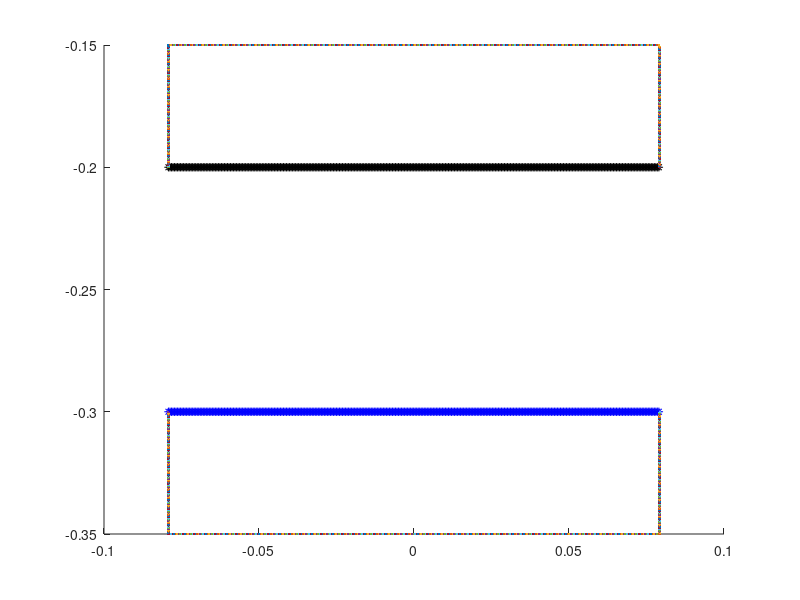

MATLAB code for this plot: (Note: this script raises an error after producing the figure.)
%% V5.2

%% 3/29 TS notes: 

close all
clear all
close all


%% In update_target_point_positions, changed R2 to 0.177 (From graph).
% Same in update_target_point_positions_peri


%% 
L = 1;                              % length of computational domain (m)
N = 1024;                            % number of Cartesian grid meshwidths at the finest level of the AMR grid
dx = L/N;                           % Cartesian mesh width (m)
ds = L/(2*N);                       % space between boundary points in straight tube

%%%%%%%%%%%%%%%%%%%%%%%%%%%%%%%%%%%%%%%%%%%%%%%%%%%
%%%%%%%%%%%%%%%%%%%%%%%%%%%%%%%%%%%%%%%%%%%%%%%%%%%
%Parameters for the racetrack

Let = 1.34*0.1;                          % Length of elastic tube (m) scaled wrt to diameter of heart
% V5 TS. Nick's Heart_Tube.m code uses a fraction of the length of the tube to determine
% the number of rigid points on each end of elastic section. Made changes
% to use the same number he's using (can output these numbers from his code). 
Nend = 25;
% Nend = 10;                           % Number of rigid points on each end of elastic section
Lt = Let+2*Nend*ds;                 % Length of main tube straight section with Nend rigid points on each end



% main tube
diameter = 0.1;                     % diameter of the main tube (scaling factor for everything else)
R2 = 0.1;                           % radius of inner wall
R1 = R2+diameter;                   % radius of outer wall

%Uppermost branch
diamTop = diameter*(0.0206/0.0442);		%diameter of the uppermost branch
LtTop = Lt+2*(diameter-diamTop); %length of the straight parts for the upper section
R1Top = R2 + diamTop;		%radius of outer wall for upper section

%bottom branch
diamBot = diameter*(0.0158/0.0442);
R2Bot = 1/2*(diamBot);


Ls = 2*R2+3*diamBot;			%length of the straight outer side walls


Nstraight = 2*ceil(Lt/ds)          % number of points along each shorter straight section (top+bottom)
NstraightBranch = 2*ceil(LtTop/ds);	% number of points along longer straight sections
NstraightSide = 2*ceil(Ls/ds);	%number of points along each straight (vertical)  outer side section
Ncurve = 2*ceil(pi*R1/ds);          % number of points along a circle of diameter R1. 
                                       %Will use fractions of this number
                                       %to draw points for curved sections
%%NcurveSmall = 2*ceil(pi*R2Bot/ds)    %number of points along a circle of diameter R2Bot (small)


Nrace = (1/2)*Nstraight+4*Ncurve + (3/2)*NstraightBranch + NstraightSide; %+NcurveSmall % number of points making up the racetrack part. More added later in code

%For Nrace: (1/2)*Nstraight = one straight section of length Lt,
%Nstraight/2 each
    % 4*Ncurve = 6 semi circles and 4 quarter circles = 4 circles, Ncurve
    % each
    %(3/2)*NstraightBranch = 3 straight sections of length Ls,
    %NstraightBranch/2 each.
    % NstraightSide = 2 straight (vertical) sections, NstraightSide/2 each.
    %Ncurve small = points for 1 cirle of radius R2Bot
    

dthetaHalf = pi/(Ncurve/2);             % angle increment for drawing curved edges (for a semi circle)
dthetaQuart = (pi/2)/(Ncurve/4);             % angle increment for drawing curved edges (for a quarter of a circle)


mesh_name = 'heart_';               % structure name


centery = -0.1;                        % y-position of center of curved sections in the lower area
centeryMid = centery+R2+(3)*R2Bot; %y-position of the center of the curved sections in the middle area
centeryTop = centeryMid+3*R2Bot +R2;	%y-position of center of curved sections in the upper area
centerx1 = -0.5*Lt;                 % x-position of center of left curved section of main tube
centerx2 = 0.5*Lt;                  % x-position of center of right curved section of main tube
centerx1Top = -0.5*LtTop;   %shifting of upper branch center of left cuved section
centerx2Top = 0.5*LtTop ; %shifting of uppder branch center of right curved section

%Note: more parameters for middle section added later in the code. Includes
%adding more points to Nrace

%%%%%%%%%%%%%%%%%%%%%%%%%%%%%%%%%%%%%%%%%%%%%%%%%%%%%%%%%%
%%%%%%%%%%%%%%%%%%%%%%%%%%%%%%%%%%%%%%%%%%%%%%%%%%%%%%%%%
% Parameters for the pericardium
Dp = 2*diameter;                    %diameter of the pericardium
Nperi = 2*ceil((Dp-diameter)/ds);  % number of boundary points along the sides of the pericardium
Nperitot = Nperi + Nstraight;       % total number of pericardium points

%%%%%%%%%%%%%%%%%%%%%%%%%%%%%%%%%%%%%%%%%%%%%%%%%%%%%%%%%%
%%%%%%%%%%%%%%%%%%%%%%%%%%%%%%%%%%%%%%%%%%%%%%%%%%%%%%%%%
% Parameters for the actuator
La = 0.04;                          % length of the actuator section
NLa = ceil(La/ds);                  % number of points along each actuator
Ca = 0.25*Lt;                       % center of the actuator section
NCa = ceil(ceil(Nstraight/2)*Ca/Lt); % index of the center point
Na1 = NCa - ceil(NLa/2);            % index of the starting point with respect to the elastic section
Na2 = Na1+NLa-1;                    % index of the ending point with respect to the elastic section

%%%%%%%%%%%%%%%%%%%%%%%%%%%%%%%%%%%%%%%%%%%
%%%%%%%%%%%%%%%%%%%%%%%%%%%%%%%%%%%%%%%%%%%

% Parameters for peristalsis
Lnperi = 0.005;                          % length of the end of the flexible tube without peristalsis (modified from 0.05)
Lperi = Lt-2*Lnperi;                      % length of the peristalsis section of tube
Nperist = ceil(Lperi/ds);                 % number of peristaltic points on top or bottom of tube
NCent = ceil(Nstraight/4);                 %index of center of elastic tube
Nperi1 = NCent-ceil(0.5*Nperist);           % index of the starting point with respect to the elastic section
Nperi2 = Nperi1+Nperist-1;                  %index of the ending point with respect to the elastic section

%%%%%%%%%%%%%%%%%%%%%%%%%%%%%%%%%%%%%%%%%%%%%%%%%%%%%%%%%%
%%%%%%%%%%%%%%%%%%%%%%%%%%%%%%%%%%%%%%%%%%%%%%%%%%%%%%%%%
% Parameters for the prescribed peristalsis
Lap = Let*0.75;                          % length of the actuator section
NLap = ceil(Lap/ds);                  % number of points along each actuator
Cap = 0.5*Lt;                       % center of the actuator section
NCap = ceil(ceil(Nstraight/2)*Cap/Lt); % index of the center point
Na1p = NCap - ceil(NLap/2);            % index of the starting point with respect to the elastic section
Na2p = Na1p+NLap-1;                    % index of the ending point with respect to the elastic section

%%%%%%%%%%%%%%%%%%%%%%%%%%%%%%%%%%%%%%%%%%%
%%%%%%%%%%%%%%%%%%%%%%%%%%%%%%%%%%%%%%%%%%%
% parameters for markers
Nmarkersx = 11;                     %number of columns of markers
Nmarkersy = 11;                     %number of markers in each column
Nmarkers=Nmarkersx*Nmarkersy       %total number of markers
dmx = Let/(Nmarkersx-1);            %space between markers in x-direction
dmy = diameter/(Nmarkersy-1);       %space between markers in y-direction

%%%%%%%%%%%%%%%%%%%%%%%%%%%%%%%%%%%%%%%%%%%
%%%%%%%%%%%%%%%%%%%%%%%%%%%%%%%%%%%%%%%%%%%
%% material parameters
kappa_spring = 1.0e-1;               % spring constant (Newton)
kappa_beam = 1.0e-1;                 % beam stiffness constant (Newton m^2)
kappa_target = 2.0e0*15;        % target point penalty spring constant (Newton)
Fmag = kappa_spring;                % this is my best guess at a reasonable applied force
phase = 0;                      %initial phase of the oscillating force, where F=Fmag*phase and phase = (1+sin(2*pi*f*t-pi/2));
%%
%%%%%%%%%%%%%%%%%%%%%%%%%%%%%%%%%%%%%%%%%%%%%%%%%%%%%%%%%%%%%%%%%%%%%%%%%%%%%%%%
%%%%%%%%%%%%%%%%%%%%%%%%%%%%%%
% Make the elastic section of the tube
% Write out the vertex information

vertex_fid = fopen([mesh_name 'tube_' num2str(N) '.vertex'], 'w');
fprintf(vertex_fid, '%d\n', Nstraight);

figure
hold on
n = 0;
p = 0;

%bot part
for i=1:ceil(Nstraight/2),
    ybot = centery-R1;
    xbot = -Lt/2+(i-1)*ds;
    fprintf(vertex_fid, '%1.16e %1.16e\n', xbot, ybot);
    plot(xbot,ybot,'b*')
     n = n+1; 
end

%bottom part
for i=ceil(Nstraight/2)+1:Nstraight,
    ytop = centery-R2;
    xtop = -Lt/2+(i-ceil(Nstraight/2)-1)*ds;
    fprintf(vertex_fid, '%1.16e %1.16e\n', xtop, ytop);
    plot(xtop,ytop,'k*')
     p = p+1;
end
p
n


fclose(vertex_fid);

%%%%%%%%%%%%%%%%%%%%%%%%%%%%%%%%%%%%%%%%%%%%%%%%%%%%%%%%%%%%%%%%%%%%%%%%%%%%%%%%
%%%%%%%%%%%%%%%%%%%%%%%%%%%%%%
% Make markers as vertices with no material properties

vertex_fid = fopen(['markers_' num2str(N) '.vertex'], 'w');
fprintf(vertex_fid, '%d\n', Nmarkers);

%top part
for i=0:Nmarkersx-1,
    for j=0:Nmarkersy-1,
        y = centery-R2-j*dmy;
        x = -Let/2+i*dmx;
    fprintf(vertex_fid, '%1.16e %1.16e\n', x, y);
    %plot(x,y)
    end
end
fclose(vertex_fid);

%%%%%%%%%%%%%%%%%%%%%%%%%%%%%%%%%%%%%%%%%%%%%%%%%%%%%%%%%%%%%%%%%%%%%%%%%%%%%%%%
%%%%%%%%%%%%%%%%%%%%%%%%%%%%%%
% actuator part
% Write out the vertex information

%top part
% vertex_fid = fopen(['actuator_top_' num2str(N) '.vertex'], 'w');
% fprintf(vertex_fid, '%d\n', NLa);
% 
% for i=Na1:Na2,
%     ytop = centery-R2;
%     xtop = -Lt/2+i*ds;
%     fprintf(vertex_fid, '%1.16e %1.16e\n', xtop, ytop);
%     plot(xtop,ytop);
% end
% fclose(vertex_fid);
% 
% %bottom part
% vertex_fid = fopen(['actuator_bot_' num2str(N) '.vertex'], 'w');
% fprintf(vertex_fid, '%d\n', NLa);
% 
% for i=Na1:Na2,
%     ybot = centery-R1;
%     xbot = -Lt/2+i*ds;
%     fprintf(vertex_fid, '%1.16e %1.16e\n', xbot, ybot);
%      plot(xbot,ybot);
% end
% fclose(vertex_fid);

%%%%%%%%%%%%%%%%%%%%%%%%%%%%%%%%%%%%%%%%%%%%%%%%%%%%%%%%%%%%%%%%%%%%%%%%%%%%%%%
%%%%%%%%%%%%%%%%%%%%%%%%%%%%%
% valveless pumping applied force
% Use either the target point actuator or the applied force, but not both.
% Write out the vertex information

% vertex_fid = fopen(['vp_aforce_' num2str(N) '.vertex'], 'w');
% fprintf(vertex_fid, '%d\n', 2*NLa);
% 
% %top points
% for i=Na1:Na2,
%     ytop = centery-R2;
%     xtop = -Lt/2+i*ds;
%     fprintf(vertex_fid, '%1.16e %1.16e\n', xtop, ytop);
%      plot(xtop,ytop);
% end
% 
% %bottom points
% for i=Na1:Na2,
%     ybot = centery-R1;
%     xbot = -Lt/2+i*ds;
%     fprintf(vertex_fid, '%1.16e %1.16e\n', xbot, ybot);
%      plot(xbot,ybot);
% end
% fclose(vertex_fid);

%%%%%%%%%%%%%%%%%%%%%%%%%%%%%%%%%%%%%%%%%%%%%%%%%%%%%%%%%%%%%%%%%%%%%%%%%%%%%%%%
%%%%%%%%%%%%%%%%%%%%%%%%%%%%%%
% peristalsis applied force
% Use either the target point actuator or the applied force, but not both.
% Write out the vertex information

% vertex_fid = fopen(['peri_aforce_' num2str(N) '.vertex'], 'w');
% fprintf(vertex_fid, '%d\n', 2*Nperist);
% 
% %top points
% for i=Nperi1:Nperi2,
%     ytop = centery-R2;
%     xtop = -Lt/2+i*ds;
%     fprintf(vertex_fid, '%1.16e %1.16e\n', xtop, ytop);
%      plot(xtop,ytop);
% end
% 
% %bottom points
% for i=Nperi1:Nperi2,
%     ybot = centery-R1;
%     xbot = -Lt/2+i*ds;
%     fprintf(vertex_fid, '%1.16e %1.16e\n', xbot, ybot);
%      plot(xbot,ybot);
% end
% fclose(vertex_fid);

%%%%%%%%%%%%%%%%%%
% prescribed peristalsis (motion) part
% Write out the vertex information
% 
% %top part
% vertex_fid = fopen(['pperi_top_' num2str(N) '.vertex'], 'w');
% fprintf(vertex_fid, '%d\n', NLap);
% 
% for i=Na1p:Na2p,
%     ytop = centery-R2;
%     xtop = -Lt/2+i*ds;
%     fprintf(vertex_fid, '%1.16e %1.16e\n', xtop, ytop);
%     plot(xtop,ytop,'r*')
% end
% fclose(vertex_fid);
% 
% %bottom part
% vertex_fid = fopen(['pperi_bot_' num2str(N) '.vertex'], 'w');
% fprintf(vertex_fid, '%d\n', NLap);
% 
% for i=Na1p:Na2p,
%     ybot = centery-R1;
%     xbot = -Lt/2+i*ds;
%     fprintf(vertex_fid, '%1.16e %1.16e\n', xbot, ybot);
%     plot(xbot,ybot,'r*')
% end
% fclose(vertex_fid);

%%%%%%%%%%%%%%%%%%%%%%%%%%%%%%%%%%%%%%%%%%%%%%%%%%%%%%%%%%%%%%%%%%%%%%%%%%%%%%%%
%%%%%%%%%%%%%%%%%%%%%%%%%%%%%%
% race track part
% %%%calculations necessary before writing out vertex info:
%outer quarter circle
for i=ceil(Ncurve/2)+1:ceil(3*Ncurve/4),
    theta=(i-Ncurve/2-1)*dthetaQuart-(pi/2);
    yout = centery+R1*sin(theta);
    xout = Lt/2+R1*cos(theta);
end

%starting points for the right outer straight section
yrStart = yout+ds;
xrStart = xout+ds;

%outer quarter circle
for i = 1:ceil(Ncurve/4)
    theta = (-pi/2)-(i)*dthetaQuart;
    yout = centery+R1*sin(theta);
    xout = centerx1+R1*cos(theta);
end
%starting points for the left outer stright section
ylStart = yout+ds;
xlStart = xout+ds;

%additional parameters for middle branches:
centerx2Mid = xrStart-diameter;
centerx1Mid = xlStart+diameter;
Lm = abs (centerx2Mid-centerx1Mid);%length of middle branches (to ensure width of one diameter on either side, vertically)
NstraightMid = 2*ceil(Lm/ds);

Nrace = Nrace+NstraightMid;


% Write out the vertex information

vertex_fid = fopen([mesh_name 'race_' num2str(N) '.vertex'], 'w');
fprintf(vertex_fid, '%d\n', Nrace);

%%%right curved part of lower racetrack section

%inner semicircle
for i=1:ceil(Ncurve/2)
    theta = (i-1)*dthetaHalf- pi/2;
    yin = centery+R2*sin(theta);
    xin = Lt/2+R2*cos(theta);
    fprintf(vertex_fid, '%1.16e %1.16e\n', xin, yin);
    % plot(xin,yin)
end

%outer quarter circle
for i=ceil(Ncurve/2)+1:ceil(3*Ncurve/4),
    theta=(i-Ncurve/2-1)*dthetaQuart-(pi/2);
    yout = centery+R1*sin(theta);
    xout = Lt/2+R1*cos(theta);
    fprintf(vertex_fid, '%1.16e %1.16e\n', xout, yout);
    %plot(xout, yout)
end

%starting points for the right outer straight section
yrStart = yout+ds;
xrStart = xout+ds;

%right outer straight section
for i = 1:ceil(NstraightSide/2)
    xRside = xrStart;
    yRside = yrStart +i*ds;
    fprintf(vertex_fid, '%1.16e %1.16e\n', xRside, yRside);
    %plot(xRside,yRside)
end



%straight section for the upper part of the lower section (bottom wall of
%bottom branch)
for i = Ncurve+1:Ncurve+ceil(Nstraight/2),
    yin = centery+R2;
    xin = centerx2-(i-Ncurve-1)*ds;
    fprintf(vertex_fid, '%1.16e %1.16e\n', xin, yin);
   % plot(xin,yin)

end


%%%left curved part of racetrack
%inner semicircle
for i = 1:ceil(Ncurve/2),
    theta = pi/2+i*dthetaHalf;
    yin = centery+R2*sin(theta);
    xin = centerx1+R2*cos(theta);
    fprintf(vertex_fid, '%1.16e %1.16e\n', xin, yin);
    %plot(xin, yin)
end

%outer quarter circle
for i = 1:ceil(Ncurve/4)
    theta = (-pi/2)-(i)*dthetaQuart;
    yout = centery+R1*sin(theta);
    xout = centerx1+R1*cos(theta);
    fprintf(vertex_fid, '%1.16e %1.16e\n', xout, yout);
   % plot(xout, yout)
end

ylStart = yout+ds;
xlStart = xout+ds;

%left outer straight section
for i = 1:ceil(NstraightSide/2)
     xLside = xlStart;
     yLside = ylStart + (i)*ds;
    fprintf(vertex_fid, '%1.16e %1.16e\n', xLside, yLside);
   % plot(xLside,yLside)
end

%%Middle Branches


%%top wall of lower skinny branch
for i = 1:ceil(NstraightMid/2)
    yin = centeryMid-R2Bot;
    xin = centerx2Mid-(i)*ds;
    fprintf(vertex_fid, '%1.16e %1.16e\n', xin, yin);
   % plot(xin,yin)
end

%%bottom wall of upper skinny branch
for i = 1:ceil(NstraightMid/2)
    yin = centeryMid+R2Bot;
    xin = centerx2Mid-(i)*ds;
    fprintf(vertex_fid, '%1.16e %1.16e\n', xin, yin);
   % plot(xin,yin)
end

%%Left inner semi circle

for i = 1:ceil(Ncurve/2),
    theta = pi/2+i*dthetaHalf;
    yin = centeryMid+R2Bot*sin(theta);
    xin = centerx1Mid+R2Bot*cos(theta);
    fprintf(vertex_fid, '%1.16e %1.16e\n', xin, yin);
   % plot(xin, yin)
end
%% right inner semi circle
for i=1:ceil(Ncurve/2)
    theta = (i-1)*dthetaHalf- pi/2;
    yin = centeryMid+R2Bot*sin(theta);
    xin = centerx2Mid+R2Bot*cos(theta);
    fprintf(vertex_fid, '%1.16e %1.16e\n', xin, yin);
   % plot(xin,yin)
end


%%%%%%%%%% upper branches

%right curved part of racetrack
for i=1:ceil(Ncurve/2)
    theta = (i-1)*dthetaHalf- (pi/2);
    yin = centeryTop+R2*sin(theta);
    xin = centerx2Top+R2*cos(theta);
    fprintf(vertex_fid, '%1.16e %1.16e\n', xin, yin);
   % plot(xin,yin)
end


for i=1:ceil(Ncurve/4),
    theta=0+i*dthetaQuart;
    yout = centeryTop+R1Top*sin(theta);
    xout = centerx2Top+R1Top*cos(theta);
    fprintf(vertex_fid, '%1.16e %1.16e\n', xout, yout);
   % plot(xout, yout)
end



%straight (horizontal) sections on the upper chamber 
for i = Ncurve+ceil(NstraightBranch/2)+1:Ncurve+NstraightBranch,
    yout = centeryTop-R2;
    xout = centerx2Top-(i-Ncurve-ceil(NstraightBranch/2)-1)*ds;
    fprintf(vertex_fid, '%1.16e %1.16e\n', xout, yout);
   % plot(xout, yout)
    
end
%make the walls of the upper
%branch
for i = Ncurve+1:Ncurve+ceil(NstraightBranch/2),
    yin = centeryTop+R2;
    xin = centerx2Top-(i-Ncurve-1)*ds;
    fprintf(vertex_fid, '%1.16e %1.16e\n', xin, yin);
   % plot(xin,yin)
    
end

for i = Ncurve+ceil(NstraightBranch/2)+1:Ncurve+NstraightBranch,
    yout = centeryTop+R1Top;
    xout = centerx2Top-(i-Ncurve-ceil(NstraightBranch/2)-1)*ds;
    fprintf(vertex_fid, '%1.16e %1.16e\n', xout, yout);
   % plot(xout, yout)
end



%%%left curved part of upper racetrack

%inner semicircle
for i = Ncurve+NstraightBranch+1:Ncurve+NstraightBranch+ceil(Ncurve/2),
    theta = pi/2+(i-Ncurve-NstraightBranch-1)*dthetaHalf;
    yin = centeryTop+R2*sin(theta);
    xin = centerx1Top+R2*cos(theta);
    fprintf(vertex_fid, '%1.16e %1.16e\n', xin, yin);
   % plot(xin,yin)
end

%outer quartercircle
for i = 1:Ncurve/4
    theta = -pi-(i)*dthetaQuart;
    yout = centeryTop+R1Top*sin(theta);
    xout = centerx1Top+R1Top*cos(theta);
    fprintf(vertex_fid, '%1.16e %1.16e\n', xout, yout);
   % plot(xout, yout)
end




fclose(vertex_fid);

%%%%%%%%%%%%%%%%%%%%%%%%%%%%%%%%%%%%%%%%%%%%%%%%%%%%%%%%%%%%%%%%%%%%%%%%%%%%%%%%
%%%%%%%%%%%%%%%%%%%%%%%%%%%%%%%%%%%%%%%%%%%%%%%%%%%%%%%%%%%%%%%%%%%%%%%%
% Pericardium
% Write out the vertex information

vertex_fid = fopen([mesh_name 'peri_' num2str(N) '.vertex'], 'w');
fprintf(vertex_fid, '%d\n', Nperitot);

% make the top and bottom of the pericardium
for i=1:ceil(Nstraight/2),
    ytop = centery-(R2-(Dp-diameter)/2);
    xtop = -Lt/2+(i-1)*ds;
    fprintf(vertex_fid, '%1.16e %1.16e\n', xtop, ytop);
    plot(xtop,ytop)
end

for i=ceil(Nstraight/2)+1:Nstraight,
    ybot = centery-R1-(Dp-diameter)/2;
    xbot = -Lt/2+(i-ceil(Nstraight/2)-1)*ds;
    fprintf(vertex_fid, '%1.16e %1.16e\n', xbot, ybot);
    plot(xbot,ybot)
end

% make the four side pieces
for i=Nstraight+1:Nstraight+ceil(Nperi/4),
    y = centery-(R1+(Dp-diameter)/2)+(i-Nstraight-1)*ds;
    x = -Lt/2;
    fprintf(vertex_fid, '%1.16e %1.16e\n', x, y);
    plot(x,y)
end

for i=Nstraight+ceil(Nperi/4)+1:Nstraight+ceil(Nperi/2),
    y = centery-R2+(i-Nstraight-ceil(Nperi/4)-1)*ds;
    x = -Lt/2;
    fprintf(vertex_fid, '%1.16e %1.16e\n', x, y);
    plot(x,y)
end

for i=Nstraight+ceil(Nperi/2)+1:Nstraight+ceil(3*Nperi/4),
    y = centery-(R1+(Dp-diameter)/2)+(i-Nstraight-ceil(Nperi/2)-1)*ds;
    x = Lt/2;
    fprintf(vertex_fid, '%1.16e %1.16e\n', x, y);
    plot(x,y)
end

for i=Nstraight+ceil(3*Nperi/4)+1:Nperitot,
    y = centery-R2+(i-Nstraight-ceil(3*Nperi/4)-1)*ds;
    x = Lt/2;
    fprintf(vertex_fid, '%1.16e %1.16e\n', x, y);
    plot(x,y)
end
fclose(vertex_fid);

%%%%%%%%%%%%%%%%%%%%%%%%%%%%%%%%%%%%%%%%%%%%%%%%%%%%%%%%%%%%%%%%%%%%%%%%%%%%%%%%
%%%%%%%%%%%%%%%%%%%%%%%%%%%%%%%%%%%%%%%%%%%%%%%%%%%%%%%%%%%%%%%%%%%%%%%%%%%%%%%%
% Write out the spring information for the elastic section

spring_fid = fopen([mesh_name 'tube_' num2str(N) '.spring'], 'w');
fprintf(spring_fid, '%d\n', Nstraight-2);

%elastic part of tube
for i = 0:ceil(Nstraight/2)-2,
    fprintf(spring_fid, '%d %d %1.16e %1.16e\n', i, i+1, kappa_spring*ds/(ds^2), ds);
end

for i = ceil(Nstraight/2):Nstraight-2,
    fprintf(spring_fid, '%d %d %1.16e %1.16e\n', i, i+1, kappa_spring*ds/(ds^2), ds);
end

fclose(spring_fid);
%
% %%%%%%%%%%%%%%%%%%%%%%%%%%%%%%%%%%%%%%%%%%%%%%%%%%%%%%%%%%%%%%%%%%%%%%%%%%%%%%%%
% %%%%%%%%%%%%%%%%%%%%%%%%%%%%%%%%%%%%%%%%%%%%%%%%%%%%%%%%%%%%%%%%%%%%%%%%%%%%%%%%

% Write out the spring information for the valveless pumping applied force

% spring_fid = fopen(['vp_aforce_' num2str(N) '.spring'], 'w');
% fprintf(spring_fid, '%d\n', NLa);
% 
% %elastic part of tube
% for i = 0:(NLa-1),
%     fprintf(spring_fid, '%d %d %1.16e %1.16e %d\n', i, i+NLa, Fmag, phase, 1);
% end
% 
% fclose(spring_fid);
%
% %%%%%%%%%%%%%%%%%%%%%%%%%%%%%%%%%%%%%%%%%%%%%%%%%%%%%%%%%%%%%%%%%%%%%%%%%%%%%%%%
% %%%%%%%%%%%%%%%%%%%%%%%%%%%%%%%%%%%%%%%%%%%%%%%%%%%%%%%%%%%%%%%%%%%%%%%%%%%%%%%%
% Write out the spring information for the peristalsis applied force
% 
% spring_fid = fopen(['peri_aforce_' num2str(N) '.spring'], 'w');
% fprintf(spring_fid, '%d\n', Nperist);
% 
% %elastic part of tube
% for i = 0:(Nperist-1),
%     fprintf(spring_fid, '%d %d %1.16e %1.16e %d\n', i, i+Nperist, Fmag, phase, 2);
% end
% 
% fclose(spring_fid);
%
% %%%%%%%%%%%%%%%%%%%%%%%%%%%%%%%%%%%%%%%%%%%%%%%%%%%%%%%%%%%%%%%%%%%%%%%%%%%%%%%%
% %%%%%%%%%%%%%%%%%%%%%%%%%%%%%%%%%%%%%%%%%%%%%%%%%%%%%%%%%%%%%%%%%%%%%%%%%%%%%%%%
%% Write out the beam information for the elastic section

beam_fid = fopen([mesh_name 'tube_' num2str(N) '.beam'], 'w');
fprintf(beam_fid, '%d\n', Nstraight-4);

%elastic part of tube
for i = 0:ceil(Nstraight/2)-3,
    fprintf(beam_fid, '%d %d %d %1.16e\n', i, i+1, i+2, kappa_beam*ds/(ds^4));
end

for i = ceil(Nstraight/2):Nstraight-3,
    fprintf(beam_fid, '%d %d %d %1.16e\n', i, i+1, i+2, kappa_beam*ds/(ds^4));
end
fclose(beam_fid);
%%
%%%%%%%%%%%%%%%%%%%%%%%%%%%%%%%%%%%%%%%%%%%%%%%%%%%%%%%%%%%%%%%%%%%%%%%%%%%%%%%%
%%%%%%%%%%%%%%%%%%%%%%%%%%%%%%%%%%%%%%%%%%%%%%%%%%%%%%%%%%%%%%%%%%%%%%%%%%%%%%%%

% Write out the target point information for the ends of the elastic tube
target_fid = fopen([mesh_name 'tube_' num2str(N) '.target'], 'w');

fprintf(target_fid, '%d\n', Nstraight-4*Nend); 


Nstraight
for i = Nend:(Nstraight/2-Nend)-1,   
    fprintf(target_fid, '%d %1.16e\n', i, kappa_target*ds/(ds^2));
end

for i = (Nstraight/2+Nend):(Nstraight-Nend)-1,   
    fprintf(target_fid, '%d %1.16e\n', i, kappa_target*ds/(ds^2));
end


% 
% for i = 0:Nend-1,   %OLD
%     fprintf(target_fid, '%d %1.16e\n', i, kappa_target*ds/(ds^2));
% end
% 
% for i = ceil(Nstraight/2)-Nend:ceil(Nstraight/2)-1,  %OLD
%     fprintf(target_fid, '%d %1.16e\n', i, kappa_target*ds/(ds^2));
% end
% 
% for i = ceil(Nstraight/2):ceil(Nstraight/2)+Nend-1,   %OLD
%     fprintf(target_fid, '%d %1.16e\n', i, kappa_target*ds/(ds^2));
% end
% 
% for i = Nstraight-Nend:Nstraight-1,    %OLD
%     fprintf(target_fid, '%d %1.16e\n', i, kappa_target*ds/(ds^2));
% end

fclose(target_fid);

%%%%%%%%%%%%%%%%%%%%%%%%%%%%%%%%%%%%%%%%%%%%%%%%%%%%%%%%%%%%%%%%%%%%%%%%%%%%%%%%
% Write out the target point information for the actuator

%top actuator
% target_fid = fopen(['actuator_top_' num2str(N) '.target'], 'w');
% fprintf(target_fid, '%d\n', NLa);
% 
% for i = 0:NLa-1,
%     fprintf(target_fid, '%d %1.16e\n', i, kappa_target*ds/(ds^2));
% end
% 
% fclose(target_fid);
% 
% %bottom actuator
% target_fid = fopen(['actuator_bot_' num2str(N) '.target'], 'w');
% fprintf(target_fid, '%d\n', NLa);
% 
% for i = 0:NLa-1,
%     fprintf(target_fid, '%d %1.16e\n', i, kappa_target*ds/(ds^2));
% end
% 
% fclose(target_fid);

%%%%%%%%%%%%%%%%%%%%%%%%%%%%%%%%%%%%%%%%%%%%%%%%%%%%%%%%%%%%%%%%%%%%%%%%%%%%%%%%
% Write out the target point information for the actuator

%top prescribed peristalsis
% target_fid = fopen(['pperi_top_' num2str(N) '.target'], 'w');
% fprintf(target_fid, '%d\n', NLap);
% 
% for i = 0:NLap-1,
%     fprintf(target_fid, '%d %1.16e\n', i, kappa_target*ds/(ds^2));
% end
% 
% fclose(target_fid);
% 
% %bottom prescribed peristalsis
% target_fid = fopen(['pperi_bot_' num2str(N) '.target'], 'w');
% fprintf(target_fid, '%d\n', NLap);
% 
% for i = 0:NLap-1,
%     fprintf(target_fid, '%d %1.16e\n', i, kappa_target*ds/(ds^2));
% end
% 
% fclose(target_fid);

%%%%%%%%%%%%%%%%%%%%%%%%%%%%%%%%%%%%%%%%%%%%%%%%%%%%%%%%%%%%%%%%%%%%%%%%%%%%%%%%
% Write out the target point information for the racetrack
target_fid = fopen([mesh_name 'race_' num2str(N) '.target'], 'w');

fprintf(target_fid, '%d\n', Nrace);

for i = 0:Nrace-1,
    fprintf(target_fid, '%d %1.16e\n', i, kappa_target*ds/(ds^2));
end

fclose(target_fid);

%%%%%%%%%%%%%%%%%%%%%%%%%%%%%%%%%%%%%%%%%%%%%%%%%%%%%%%%%%%%%%%%%%%%%%%%%%%%%%%%
% Write out the target point information for the pericardium
target_fid = fopen([mesh_name 'peri_' num2str(N) '.target'], 'w');

fprintf(target_fid, '%d\n', Nperitot);

for i = 0:Nperitot-1,
    fprintf(target_fid, '%d %1.16e\n', i, kappa_target*ds/(ds^2));
end

fclose(target_fid);

%%%%%%%%%%%%%%%%%%%%%%%%%%%%%%%%%%%%%%%%%%%%%%%%%%%%%%%%%%%%%%%%%%%%%%%%%%%%%%%%

%% Integrating nick's code for pumping

 HeartTube(diameter, Lt, L, R1,R2, ds, centery, kappa_spring, kappa_beam, kappa_target)
